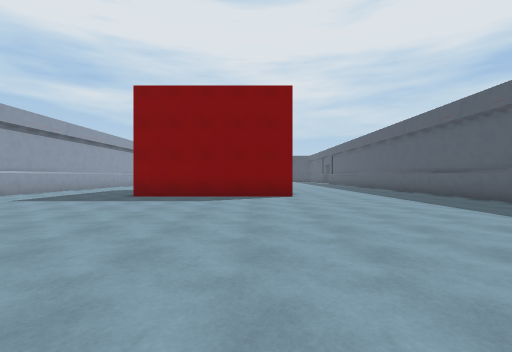
View 1 (above)

21 first-person views from a walk through a 3-D level made in the Unity game engine. The camera is 1.3 m above the floor, looks level and sees 90° across. The floor is counted in squares, 2 m on a side. Each view is taken from the middle of a square. On the plan, view 1 faces up. The plan holds only what a view shows up to about 9 squares ahead; the rest is blank. The place goes on beyond the plan. The player is left out. Some animated figures are not drawn.

View 2
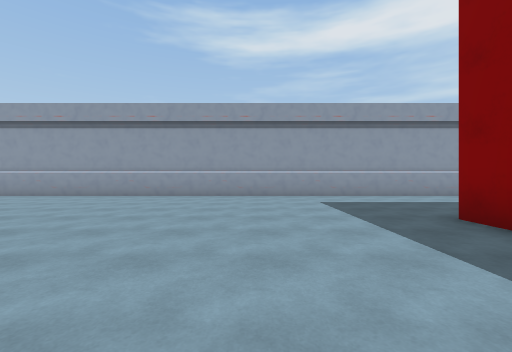

View 3
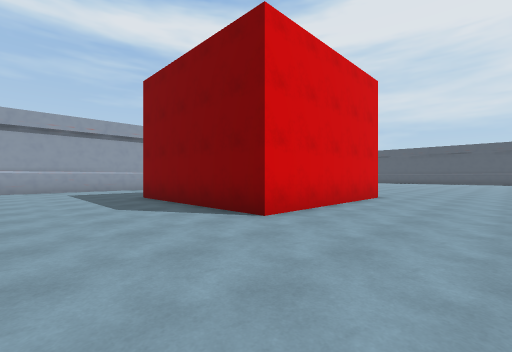

View 4
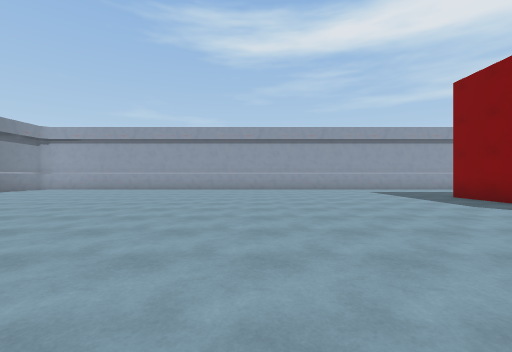

View 5
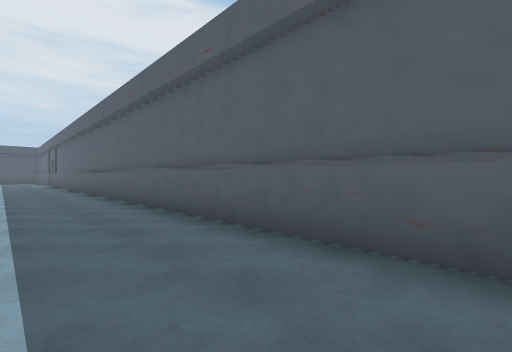

View 6
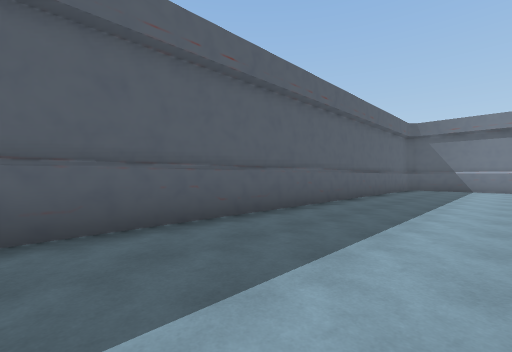

View 7
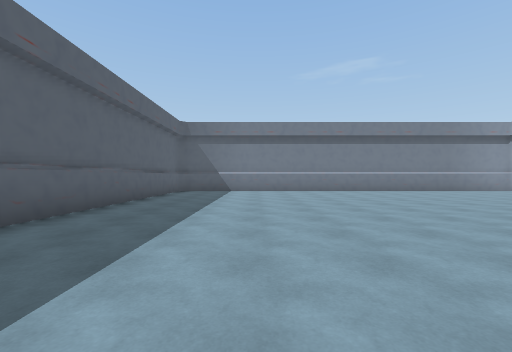

View 8
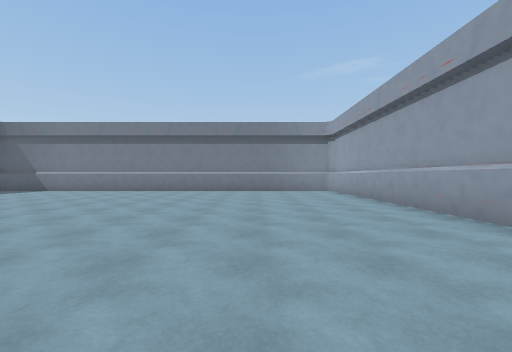

View 9
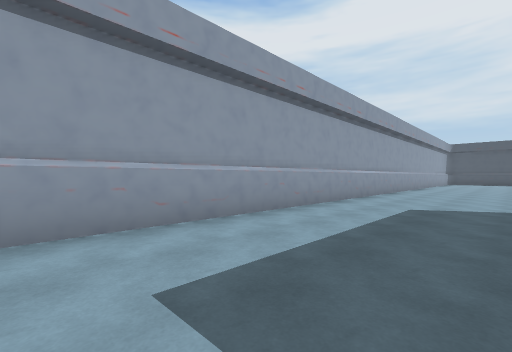

View 10
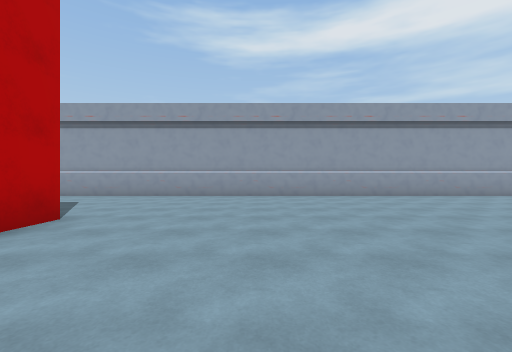

View 11
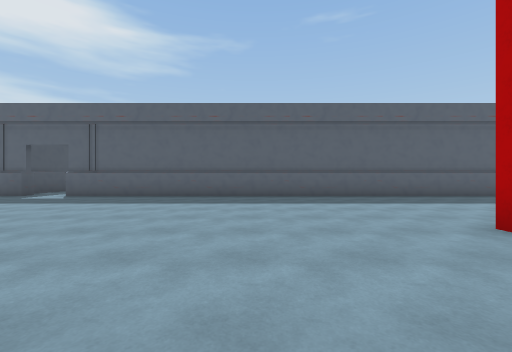

View 12
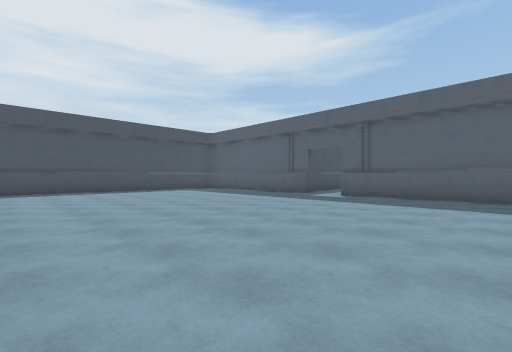

View 13
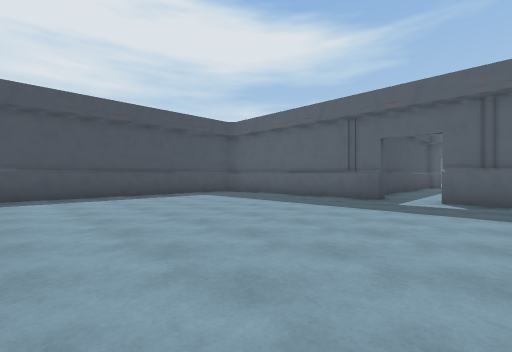

View 14
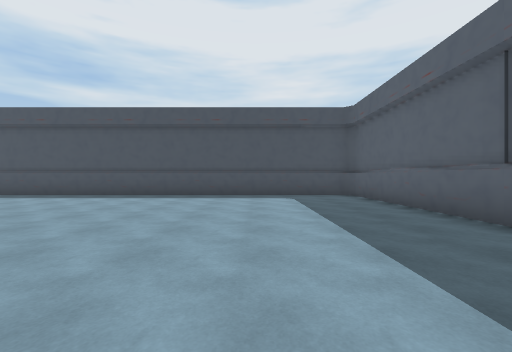

View 15
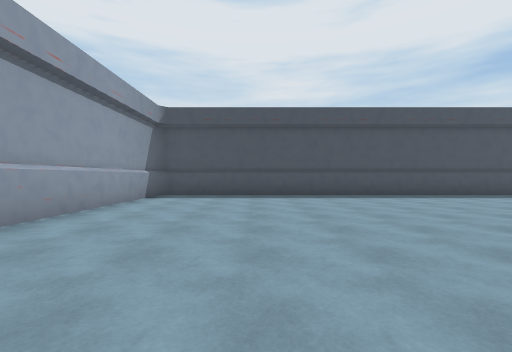

View 16
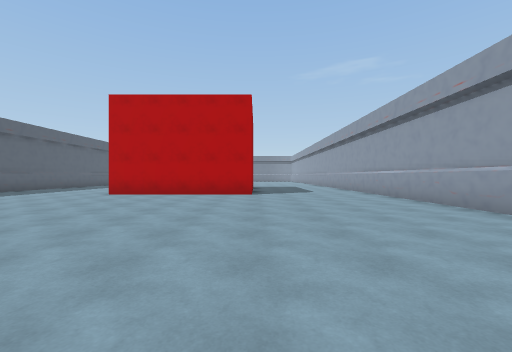

View 17
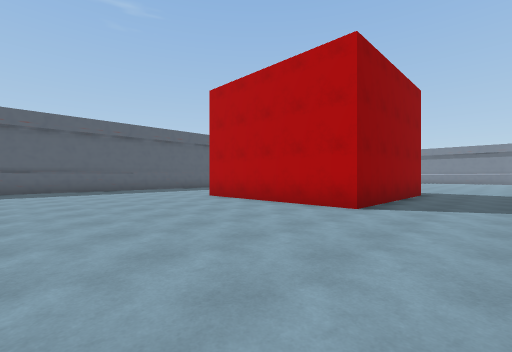

View 18
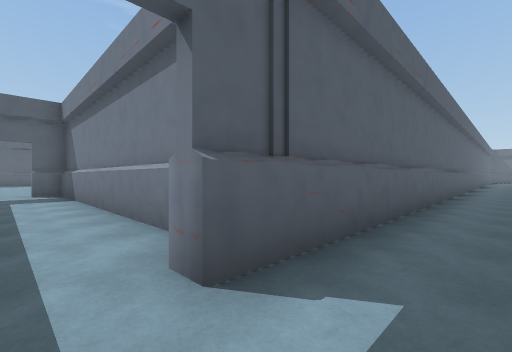

View 19
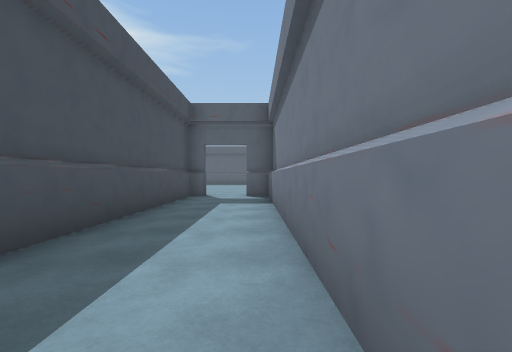

View 20
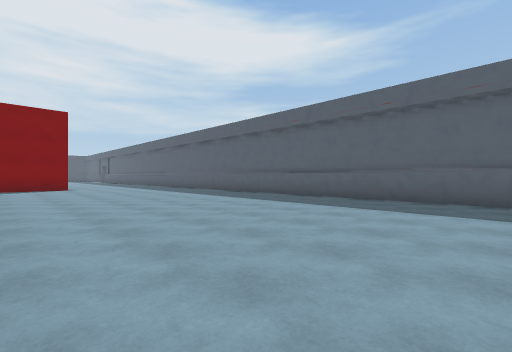

View 21
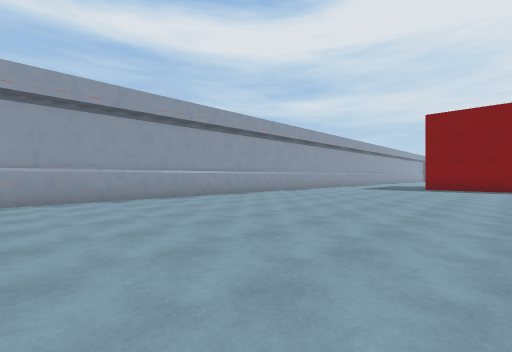

### Floor plan
Ten units are one square. View 1 is at (0, 0); x grows to the right and y downward. Boxes are objects, and circles mark ways between rooms. Rooms are numbered by the first view taken in them; rooms with no view inside come last. Other rooms are left out.
<svg viewBox="-88 -303 246 368">
<path fill="none" stroke="#000" d="M12 -130 12 -81 -39 -81 -39 -130M63 60 63 -145M-82 -145 -82 60M68 -235 63 -235 63 -295 60 -297 -82 -297 -82 -145M-39 -130 12 -130M63 -145 63 -222M-80 -298 -83 -294M74 -216 153 -216 153 -224M153 -241 84 -241M63 -222 68 -222"/>
<circle cx="-60" cy="-140" r="3" fill="#2a7"/>
<circle cx="35" cy="-138" r="3" fill="#2a7"/>
<circle cx="60" cy="-230" r="3" fill="#2a7"/>
<text x="-20" y="-30">1</text>
<text x="-10" y="-220">2</text>
<text x="110" y="-230">3</text>
</svg>
Room 1 opens to room 2. Room 2 opens to room 3.

Where each view was taken, in squares from view 1:
view 1: 0 up, 0 right, facing up
view 2: 5 up, 0 right, facing left
view 3: 5 up, 4 right, facing up-left
view 4: 2 up, 4 right, facing left
view 5: 2 up, 4 right, facing up-right
view 6: 5 up, 3 right, facing down-right
view 7: 3 up, 3 right, facing down
view 8: 3 up, 5 left, facing down
view 9: 6 up, 5 left, facing up-left
view 10: 16 up, 0 right, facing left
view 11: 16 up, 2 left, facing right
view 12: 18 up, 2 left, facing up-right
view 13: 21 up, 1 left, facing up-right
view 14: 21 up, 3 right, facing up
view 15: 21 up, 5 left, facing up
view 16: 22 up, 4 left, facing down
view 17: 18 up, 6 left, facing down-right
view 18: 23 up, 5 right, facing down-right
view 19: 22 up, 7 right, facing right
view 20: 6 down, 1 left, facing up-right
view 21: 6 down, 1 left, facing up-left
